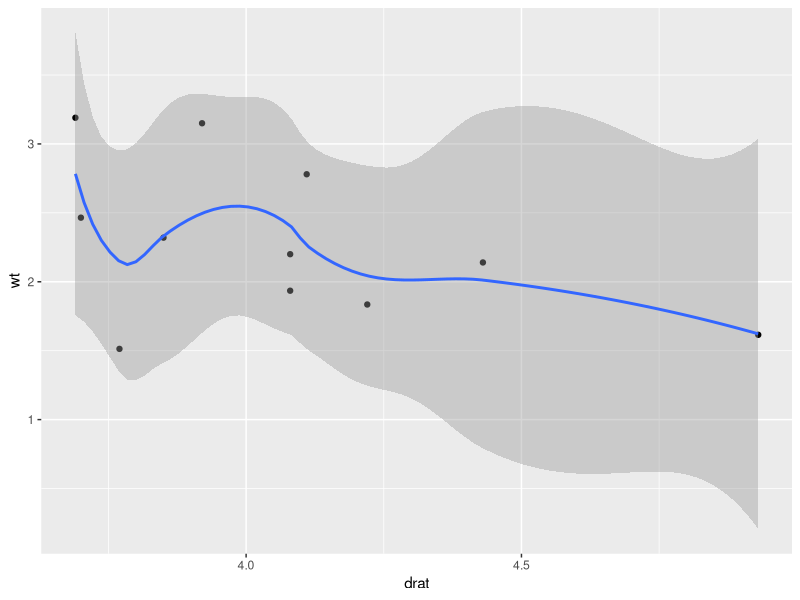

The R script that drew this image:
## ---- chunk 1
#| label: fig-1_drat_wt_cyl_4
#| warning: false

library(ggplot2)
library(tidyverse)

mtcars %>%
  filter(cyl == 4) %>%
ggplot(aes(drat, wt)) + 
  geom_point() + 
  geom_smooth(method = "loess")
## ---- chunk 2
cor(mtcars$wt, mtcars$drat)

